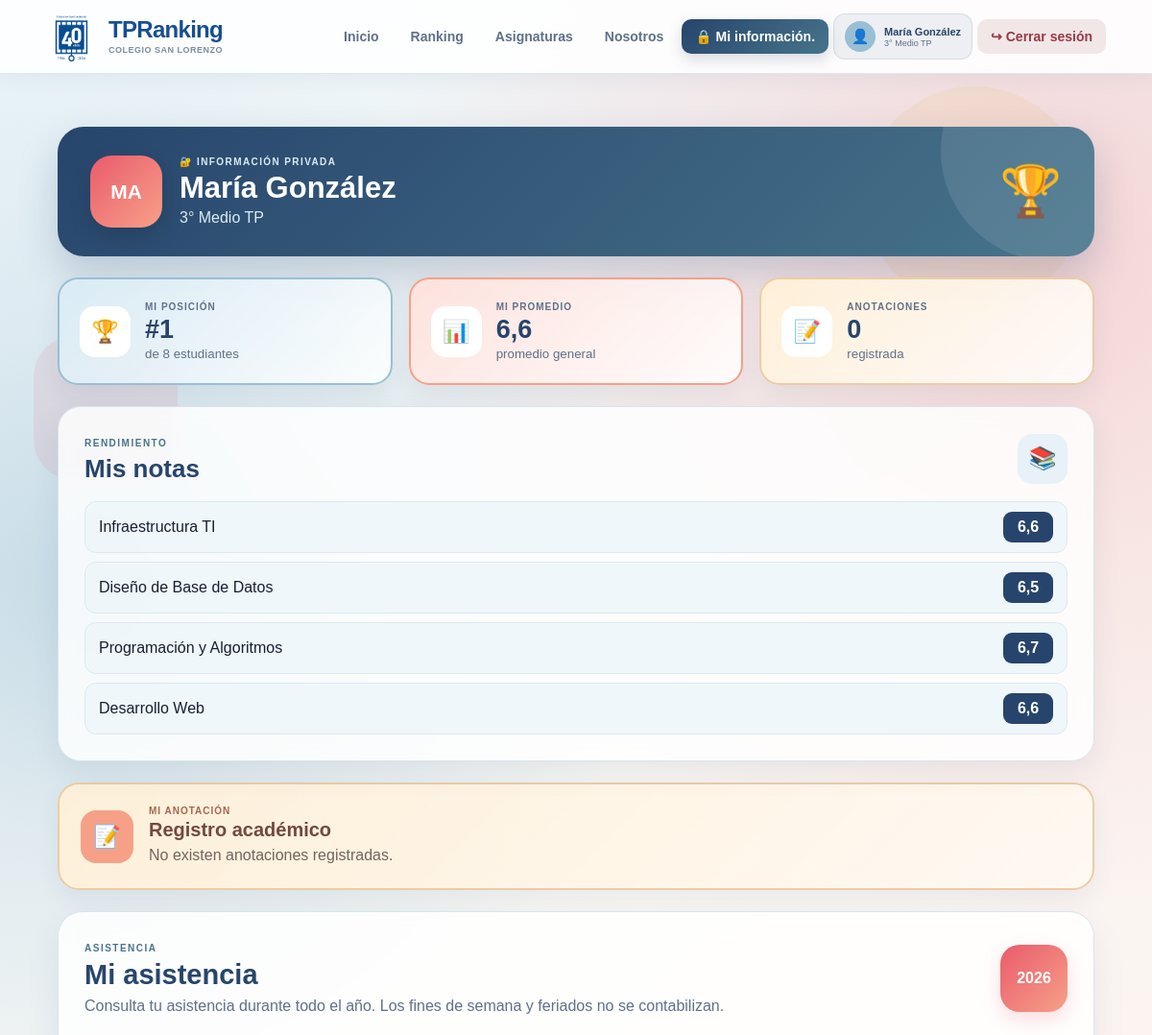
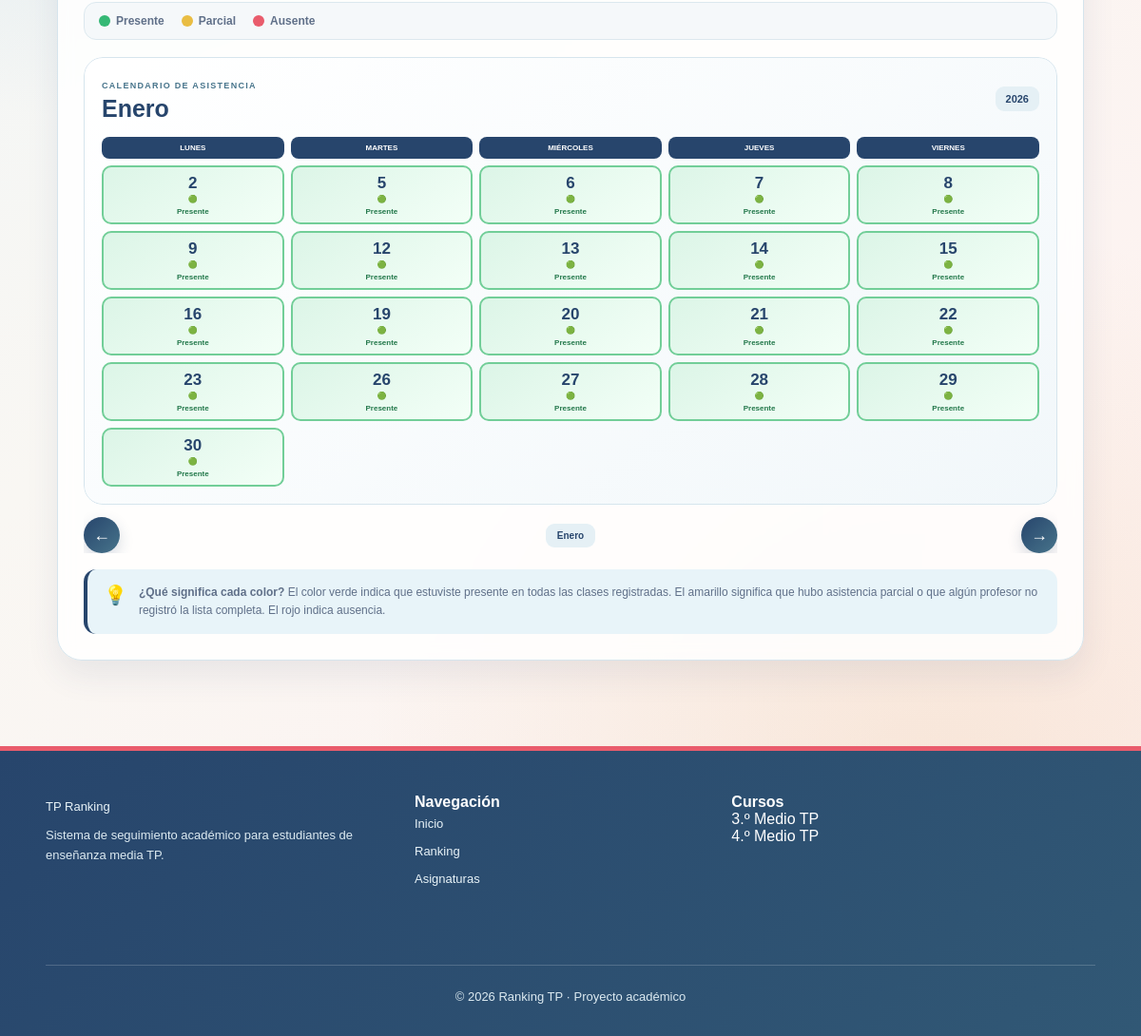
The app's page /mi-informacion (signed in) with its own data (2 pictures, top to bottom).
### tables this page shows
CREATE TABLE estudiantes (
            id INTEGER PRIMARY KEY AUTOINCREMENT,
            rut TEXT NOT NULL UNIQUE,
            password TEXT NOT NULL,
            nombre TEXT NOT NULL,
            curso TEXT NOT NULL,
            anotacion TEXT DEFAULT ''
        );

CREATE TABLE notas (
            id INTEGER PRIMARY KEY AUTOINCREMENT,
            estudiante_id INTEGER NOT NULL,
            asignatura TEXT NOT NULL,
            nota REAL NOT NULL,
            FOREIGN KEY (estudiante_id)
                REFERENCES estudiantes(id)
                ON DELETE CASCADE
        );

### app/routes.py (the view)
@bp.get("/mi-informacion")
@login_required
def mi_informacion():
    usuario = session["usuario"]
    estudiante = obtener_estudiante(usuario["rut"])
    if estudiante is None:
        session.clear()
        return redirect(url_for("main.login"))
    notas = obtener_notas(estudiante["id"])
    promedio = obtener_promedio(estudiante["id"])
    posicion, total = obtener_posicion(
        estudiante["id"],
        estudiante["curso"],
    )
    meses = obtener_calendario(2026)
    return render_template(
        "pages/mi-informacion.html",
        title="Mi información | TP Ranking",
        description="Información académica y asistencia del estudiante.",
        estudiante=estudiante,
        notas=notas,
        promedio=promedio,
        posicion=posicion,
        total_estudiantes=total,
        cantidad_anotaciones=1 if estudiante["anotacion"] else 0,
        meses=meses,
        dias_semana=DIAS_SEMANA,
        anio=2026,
    )

### app/databases.py (called while the page is built)
def get_connection():
    connection = sqlite3.connect(Config.DATABASE)
    connection.row_factory = sqlite3.Row
    connection.execute("PRAGMA foreign_keys = ON")
    return connection

### app/models.py (called while the page is built)
def obtener_estudiante(rut):
    connection = get_connection()
    estudiante = connection.execute(
        """
        SELECT id, rut, nombre, curso, anotacion
        FROM estudiantes
        WHERE rut = ?
        """,
        (rut,)
    ).fetchone()
    connection.close()
    return dict(estudiante) if estudiante else None

def obtener_notas(estudiante_id):
    connection = get_connection()
    filas = connection.execute(
        """
        SELECT asignatura, nota
        FROM notas
        WHERE estudiante_id = ?
        ORDER BY id
        """,
        (estudiante_id,)
    ).fetchall()
    connection.close()
    return [
        {
            "asignatura": fila["asignatura"],
            "nota": fila["nota"],
        }
        for fila in filas
    ]

def obtener_promedio(estudiante_id):
    connection = get_connection()
    fila = connection.execute(
        """
        SELECT AVG(nota) AS promedio
        FROM notas
        WHERE estudiante_id = ?
        """,
        (estudiante_id,)
    ).fetchone()
    connection.close()
    return round(float(fila["promedio"] or 0), 1)

def estudiantes_por_curso(curso):
    connection = get_connection()
    filas = connection.execute(
        """
        SELECT
            e.id,
            e.nombre,
            e.curso,
            ROUND(AVG(n.nota), 1) AS promedio
        FROM estudiantes e
        LEFT JOIN notas n
            ON n.estudiante_id = e.id
        WHERE e.curso = ?
        GROUP BY e.id, e.nombre, e.curso
        ORDER BY promedio DESC, e.nombre ASC
        """,
        (curso,)
    ).fetchall()
    connection.close()
    resultado = []
    for posicion, fila in enumerate(filas, start=1):
        resultado.append(
            {
                "id": fila["id"],
                "nombre": fila["nombre"],
                "curso": fila["curso"],
                "promedio": float(fila["promedio"] or 0),
                "posicion": posicion,
            }
        )
    return resultado

def obtener_posicion(estudiante_id, curso):
    ranking = estudiantes_por_curso(curso)
    for estudiante in ranking:
        if estudiante["id"] == estudiante_id:
            return estudiante["posicion"], len(ranking)
    return None, len(ranking)

### templates/pages/mi-informacion.html (shortened to what this page needs)
{% extends "base.html" %}
{% block content %}
<main class="mi-informacion">
    <section class="perfil-principal">
        <div class="perfil-identidad">
            <div class="avatar-grande">
                {{ estudiante.nombre[:2]|upper }}
            </div>
            <div>
                <span class="etiqueta-perfil">
                    🔐 INFORMACIÓN PRIVADA
                </span>
                <h1>
                    {{ estudiante.nombre }}
                </h1>
                <p>
                    {{ estudiante.curso }}
                </p>
            </div>
        </div>
        <div class="perfil-decoracion">
            🏆
        </div>
    </section>
    <section class="resumen">
        <div class="resumen-card ranking-card">
            <span class="resumen-icono">🏆</span>
            <div>
                <span>MI POSICIÓN</span>
                <strong>
                    #{{ posicion }}
                </strong>
                <small>
                    de {{ total_estudiantes }} estudiantes
                </small>
            </div>
        </div>
        <div class="resumen-card promedio-card">
            <span class="resumen-icono">📊</span>
            <div>
                <span>MI PROMEDIO</span>
                <strong>
                    {{ "%.1f"|format(promedio)|replace(".", ",") }}
                </strong>
                <small>
                    promedio general
                </small>
            </div>
        </div>
        <div class="resumen-card anotaciones-card">
            <span class="resumen-icono">📝</span>
            <div>
                <span>ANOTACIONES</span>
                <strong>
                    {{ cantidad_anotaciones }}
                </strong>
                <small>
                    registrada
                </small>
            </div>
        </div>
    </section>
    <section class="informacion-card">
        <div class="titulo-card">
            <div>
                <span>RENDIMIENTO</span>
                <h2>
                    Mis notas
                </h2>
            </div>
            <span class="titulo-icono">
                📚
            </span>
        </div>
        <div class="notas-lista">
            {% for nota in notas %}
            <div class="nota-fila">
                <span>
                    {{ nota.asignatura }}
                </span>
                <strong>
                    {{ "%.1f"|format(nota.nota)|replace(".", ",") }}
                </strong>
            </div>
            {% endfor %}
        </div>
    </section>
    <section class="anotacion-destacada">
        <div class="anotacion-icono">
            📝
        </div>
        <div>
            <span>MI ANOTACIÓN</span>
            <h2>
                Registro académico
            </h2>
            <p>
                {{ estudiante.anotacion or "No existen anotaciones registradas." }}
            </p>
        </div>
    </section>
    <section class="asistencia-seccion">
        <div class="asistencia-titulo">
            <div>
                <span>ASISTENCIA</span>
                <h2>
                    Mi asistencia
                </h2>
                <p>
                    Consulta tu asistencia durante todo el año.
                    Los fines de semana y feriados no se contabilizan.
                </p>
            </div>
            <div class="año">
                {{ anio }}
            </div>
        </div>
        <div class="leyenda">
            <div>
                <span class="punto verde"></span>
                Presente
            </div>
            <div>
                <span class="punto amarillo"></span>
                Parcial
            </div>
            <div>
                <span class="punto rojo"></span>
                Ausente
            </div>
        </div>
        <div class="calendario">
            <div class="calendario-ventana">
                <div class="calendario-track">
                    {% for mes in meses %}
                    <section class="mes">
                        <div class="mes-cabecera">
                            <div>
                                <span>
                                    CALENDARIO DE ASISTENCIA
                                </span>
                                <h3>
                                    {{ mes.nombre }}
                                </h3>
                            </div>
                            <strong>
                                {{ anio }}
                            </strong>
                        </div>
                        <div class="dias-semana">
                            {% for dia in dias_semana %}
                            <div>
                                {{ dia }}
                            </div>
                            {% endfor %}
                        </div>
                        <div class="dias-grid">
                            {% for dia in mes.dias %}
                            <div
                                class="dia-asistencia {{ dia.estado }}"
                            >
                                <strong>
                                    {{ dia.numero }}
                                </strong>
                                <span class="estado-icono">
                                    {% if dia.estado == "presente" %}
                                        🟢
                                    {% elif dia.estado == "parcial" %}
                                        🟡
                                    {% else %}
                                        🔴
                                    {% endif %}
                                </span>
                                <span class="estado-texto">
                                    {% if dia.estado == "presente" %}
                                        Presente
                                    {% elif dia.estado == "parcial" %}
                                        Parcial
                                    {% else %}
                                        Ausente
                                    {% endif %}
                                </span>
                            </div>
                            {% endfor %}
                        </div>
                    </section>
                    {% endfor %}
                </div>
            </div>
            <div class="flechas">
                {% for mes in meses %}
                {% if mes.numero == 1 %}
                    {% set anterior = 12 %}
                {% else %}
                    {% set anterior = mes.numero - 1 %}
                {% endif %}
                {% if mes.numero == 12 %}
                    {% set siguiente = 1 %}
                {% else %}
                    {% set siguiente = mes.numero + 1 %}
                {% endif %}
                <div
                    class="
                        controles-mes
                        controles-mes-{{ mes.numero }}
                    "
                >
                    <label
                        for="mes-{{ anterior }}"
                        class="flecha flecha-izquierda"
                        aria-label="Mes anterior"
                    >
                        ←
                    </label>
                    <span>
                        {{ mes.nombre }}
                    </span>
                    <label
                        for="mes-{{ siguiente }}"
                        class="flecha flecha-derecha"
                        aria-label="Mes siguiente"
                    >
                        →
                    </label>
                </div>
                {% endfor %}
            </div>
        </div>
        <div class="aviso-asistencia">
            <span>
                💡
            </span>
            <p>
                <strong>
                    ¿Qué significa cada color?
                </strong>
                El color verde indica que estuviste presente en
                todas las clases registradas. El amarillo significa
                que hubo asistencia parcial o que algún profesor
                no registró la lista completa. El rojo indica
                ausencia.
            </p>
        </div>
    </section>
</main>
{% endblock %}

### templates/includes/header.html
<header class="header">
    <div class="header-contenido">
        <a href="{{ url_for('main.rankingtp') if usuario else url_for('main.index') }}"
           class="logo">
            <img
                src="{{ url_for('static', filename='images/Logo-40-anos-azul.png') }}"
                alt="Logo Colegio San Lorenzo"
            >
            <div class="logo-texto">
                <strong>TPRanking</strong>
                <span>Colegio San Lorenzo</span>
            </div>
        </a>
        {% if usuario %}
        <nav class="navegacion">
            <a href="{{ url_for('main.rankingtp') }}">
                Inicio
            </a>
            <a href="{{ url_for('main.ranking') }}">
                Ranking
            </a>
            <a href="{{ url_for('main.asignaturas') }}">
                Asignaturas
            </a>
            <a href="{{ url_for('main.nosotros') }}">
                Nosotros
            </a>
            <a
                href="{{ url_for('main.mi_informacion') }}"
                class="boton-mi-informacion"
            >
                🔒 Mi información.
            </a>
            <div class="usuario-conectado">
                <span class="usuario-icono">
                    👤
                </span>
                <div class="usuario-datos">
                    <strong>{{ usuario.nombre }}</strong>
                    <small>{{ usuario.curso }}</small>
                </div>
            </div>
            <form
                action="{{ url_for('main.api_logout') }}"
                method="POST"
                class="form-cerrar-sesion"
            >
                <button
                    type="submit"
                    class="boton-cerrar-sesion"
                >
                    ↪ Cerrar sesión
                </button>
            </form>
        </nav>
        {% endif %}
    </div>
</header>

### records on screen
estudiantes: nombre "María González", nombre "MA", curso "3° Medio TP", anotacion "No existen anotaciones registradas."
notas: asignatura "Infraestructura TI", nota "6,6"
notas: asignatura "Diseño de Base de Datos", nota "6,5"
notas: asignatura "Programación y Algoritmos", nota "6,7"
notas: asignatura "Desarrollo Web", nota "6,6"

### other values on screen
{{ usuario.curso }} "3° Medio TP"
{{ posicion }} "1"
{{ total_estudiantes }} "8"
{{ "%.1f"|format(promedio)|replace(".", ",") }} "6,6"
{{ cantidad_anotaciones }} "0"
{{ anio }} "2026"
{{ mes.nombre }} "Enero"
{{ dia }} "LUNES" "MARTES" "MIÉRCOLES" "JUEVES" "VIERNES"
{{ dia.numero }} "2" "5" "6" "7" "8" "9" "12" "13" "14" "15" "16" "19" "20" "21" "22" "23" "26" "27" "28" "29" "30"
